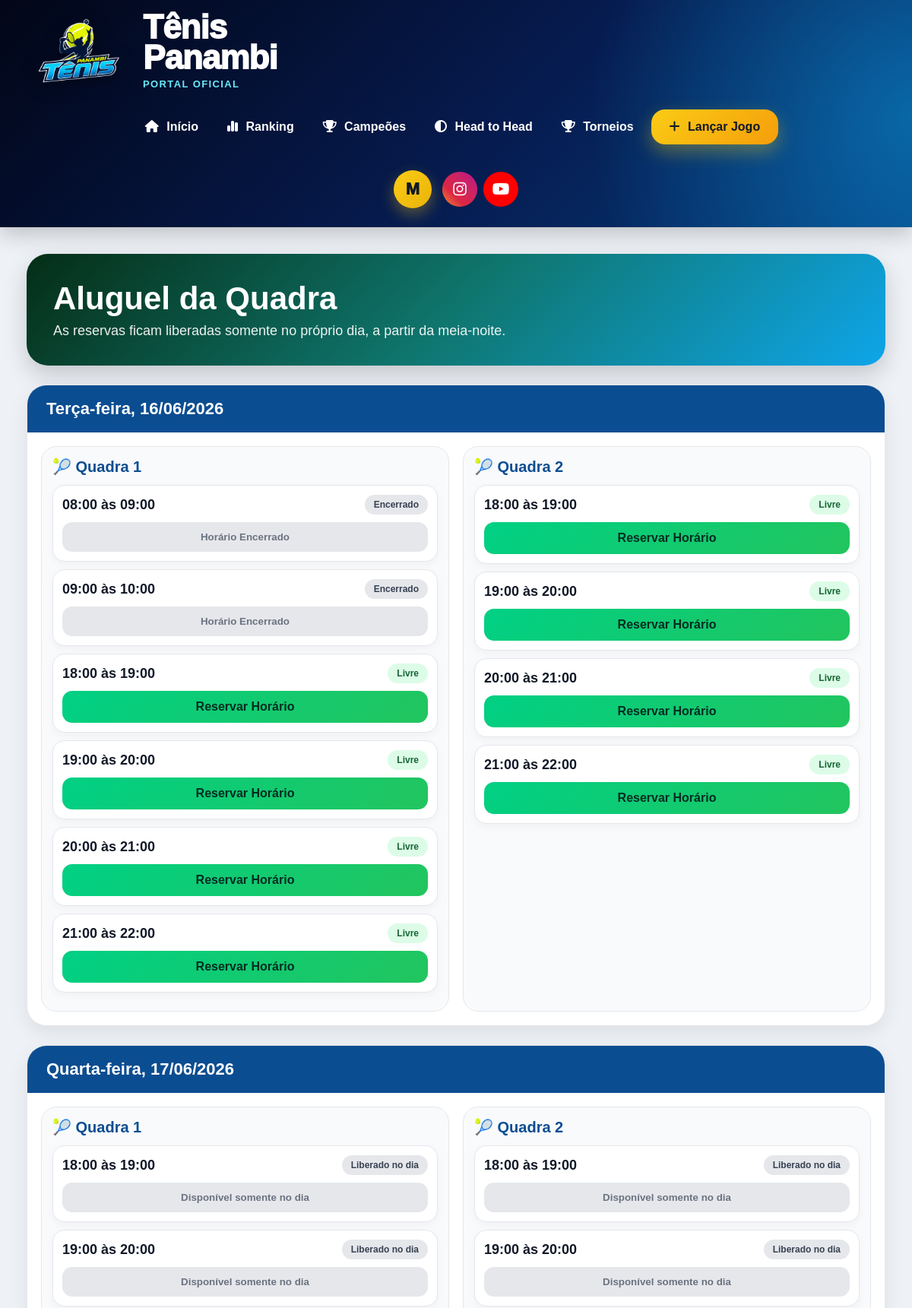
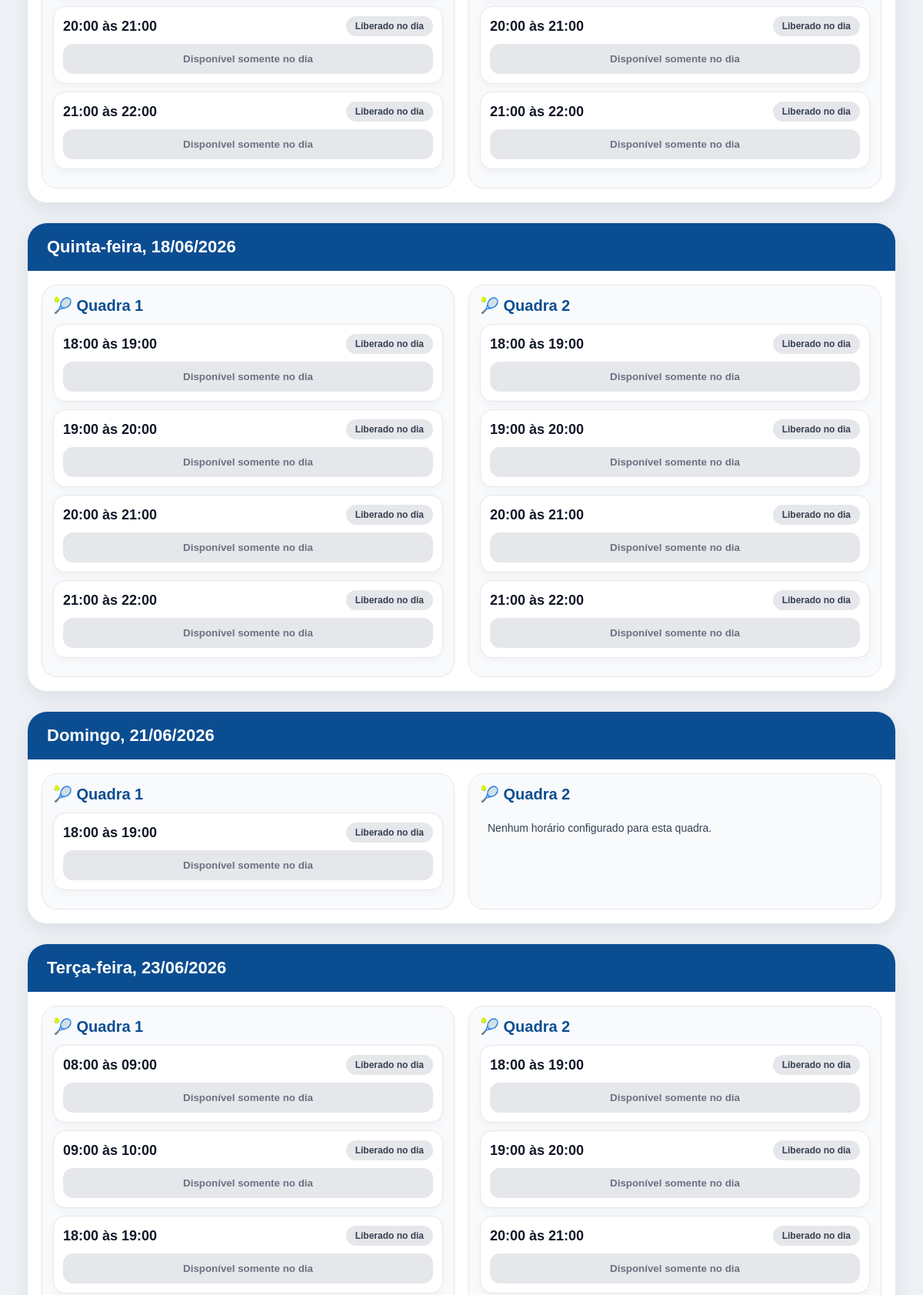
Page /quadras/ (signed in, upper part) on the committed database (2 pictures, top to bottom).
### core/models.py (models this page shows, shortened)
class Quadra(models.Model):
    nome = models.CharField(max_length=100)
    ativa = models.BooleanField(default=True)
    class Meta:
        ordering = ['nome']

class ConfiguracaoHorarioQuadra(models.Model):
    DIAS_SEMANA = [
        (0, 'Segunda-feira'),
        (1, 'Terça-feira'),
        (2, 'Quarta-feira'),
        (3, 'Quinta-feira'),
        (4, 'Sexta-feira'),
        (5, 'Sábado'),
        (6, 'Domingo'),
    ]
    quadra = models.ForeignKey(
    Quadra,
    on_delete=models.CASCADE,
    related_name='horarios',
    null=True,
    blank=True
    )
    dia_semana = models.IntegerField(
        choices=DIAS_SEMANA
    )
    hora_inicio = models.TimeField()
    hora_fim = models.TimeField()
    ativo = models.BooleanField(default=True)
    criado_em = models.DateTimeField(auto_now_add=True)
    class Meta:
        ordering = ['quadra', 'dia_semana', 'hora_inicio']
        unique_together = [
            'quadra',
            'dia_semana',
            'hora_inicio',
            'hora_fim'
        ]

### core/views.py (the view)
# urls.py: path('quadras/', views.quadras, name='quadras'),
@login_required
def quadras(request):
    hoje = date.today()
    agora = timezone.localtime().time()
    proximos_dias = []
    quadras = Quadra.objects.filter(
        ativa=True
    ).order_by('nome')
    for i in range(0, 14):
        dia = hoje + timedelta(days=i)
        quadras_dia = []
        possui_horarios = False
        pode_reservar_dia = dia == hoje
        for quadra in quadras:
            horarios = ConfiguracaoHorarioQuadra.objects.filter(
                ativo=True,
                quadra=quadra,
                dia_semana=dia.weekday()
            ).order_by('hora_inicio')
            reservas = ReservaQuadra.objects.filter(
                data=dia,
                status='AGENDADA'
            )
            lista_horarios = []
            for horario in horarios:
                reserva = reservas.filter(
                    horario=horario
                ).first()
                horario_passado = False
                if dia == hoje and horario.hora_inicio <= agora:
                    horario_passado = True
                lista_horarios.append({
                    'horario': horario,
                    'reserva': reserva,
                    'horario_passado': horario_passado,
                    'pode_reservar': pode_reservar_dia and not horario_passado,
                })
            if lista_horarios:
                possui_horarios = True
            quadras_dia.append({
                'quadra': quadra,
                'horarios': lista_horarios,
            })
        if possui_horarios:
            proximos_dias.append({
                'data': dia,
                'quadras': quadras_dia,
                'pode_reservar': pode_reservar_dia,
            })
    return render(
        request,
        'quadras/index.html',
        {
            'proximos_dias': proximos_dias
        }
    )

### core/templates/quadras/index.html (shortened to what this page needs)
{% extends 'base/base.html' %}
{% block content %}
<div class="quadra-container">
    <div class="quadra-hero">
        <h1>Aluguel da Quadra</h1>
        <p>As reservas ficam liberadas somente no próprio dia, a partir da meia-noite.</p>
    </div>
    {% if proximos_dias %}
        {% for dia in proximos_dias %}
            <div class="dia-card">
                <div class="dia-topo">
                    {{ dia.data|date:"l, d/m/Y" }}
                </div>
                <div class="quadras-grid">
                    {% for q in dia.quadras %}
                        <div class="quadra-bloco">
                            <div class="quadra-titulo">
                                🎾 {{ q.quadra.nome }}
                            </div>
                            {% for item in q.horarios %}
                                <div class="horario-linha">
                                    <div class="horario-topo">
                                        <div class="horario-hora">
                                            {{ item.horario.hora_inicio|time:"H:i" }}
                                            às
                                            {{ item.horario.hora_fim|time:"H:i" }}
                                        </div>
                                        {% if item.reserva and item.reserva.checkin_realizado %}
                                            <div class="status-checkin">
                                                Check-in
                                            </div>
                                        {% elif item.horario_passado %}
                                            <div class="status-bloqueado">
                                                Encerrado
                                            </div>
                                        {% elif item.reserva %}
                                            <div class="status-reservado">
                                                Reservado
                                            </div>
                                        {% else %}
                                            {% if item.pode_reservar %}
                                                <div class="status-livre">
                                                    Livre
                                                </div>
                                            {% else %}
                                                <div class="status-bloqueado">
                                                    Liberado no dia
                                                </div>
                                            {% endif %}
                                        {% endif %}
                                    </div>
                                    {% if item.reserva %}
                                        <div class="reserva-info">
                                            <strong>Reservado por:</strong><br>
                                            {{ item.reserva.reservado_por.nome }}
                                        </div>
                                        <div class="reserva-info">
                                            <strong>Jogadores:</strong><br>
                                            {{ item.reserva.jogadores|linebreaksbr }}
                                        </div>
                                        {% if item.reserva.checkin_realizado %}
    <div class="reserva-info">
        ✅ Check-in realizado
        <br>
        {{ item.reserva.checkin_data_hora|date:"d/m/Y H:i" }}
    </div>
    {% if item.reserva.checkin_distancia_metros %}
        <div class="reserva-info">
            📍 Distância registrada:
            {{ item.reserva.checkin_distancia_metros|floatformat:0 }} metros
        </div>
    {% endif %}
{% else %}
    <div class="reserva-info">
        ⏳ Check-in pendente
    </div>
{% endif %}
                                        {% if item.reserva.reservado_por.usuario == request.user and not item.reserva.checkin_realizado %}
                                            <button
                                                type="button"
                                                class="btn-checkin"
                                                onclick="fazerCheckin('{{ item.reserva.id }}')"
                                            >
                                                Fazer Check-in
                                            </button>
                                        {% endif %}
                                        {% if item.reserva.reservado_por.usuario == request.user or request.user.is_staff %}
                                            <a
                                                href="/quadras/cancelar/{{ item.reserva.id }}/"
                                                class="btn-cancelar"
                                                onclick="return confirm('Tem certeza que deseja cancelar esta reserva?')"
                                            >
                                                Cancelar Reserva
                                            </a>
                                        {% endif %}
                                    {% else %}
                                        {% if item.horario_passado %}
                                            <button class="btn-bloqueado" disabled>
                                                Horário Encerrado
                                            </button>
                                        {% elif item.pode_reservar %}
                                            <a
                                                href="/quadras/reservar/{{ item.horario.id }}/?data={{ dia.data|date:'Y-m-d' }}"
                                                class="btn-reservar"
                                            >
                                                Reservar Horário
                                            </a>
                                        {% else %}
                                            <button class="btn-bloqueado" disabled>
                                                Disponível somente no dia
                                            </button>
                                        {% endif %}
                                    {% endif %}
                                </div>
                            {% empty %}
                                <div class="reserva-info">
                                    Nenhum horário configurado para esta quadra.
                                </div>
                            {% endfor %}
                        </div>
                    {% endfor %}
                </div>
            </div>
        {% endfor %}
    {% else %}
        <div class="vazio">
            Nenhum horário disponível no momento.
        </div>
    {% endif %}
</div>
{% endblock %}

### core/templates/base/base.html (shortened to what this page needs)
{% load static %}
<!DOCTYPE html>
<html lang="pt-br">
<head>
    <link rel="stylesheet"
          href="https://cdnjs.cloudflare.com/ajax/libs/font-awesome/6.5.1/css/all.min.css">
</head>
<body>
<header class="topo">
    <div class="logo-area">
        <img src="{% static 'img/logo.png' %}" alt="Tênis Panambi">
        <div>
            <div class="titulo-site">
                Tênis<br>Panambi
            </div>
            <div class="subtitulo-site">
                Portal Oficial
            </div>
        </div>
    </div>
    <nav class="menu">
        <a href="/">
            <i class="fa-solid fa-house"></i> Início
        </a>
        <a href="/ranking/">
            <i class="fa-solid fa-chart-simple"></i> Ranking
        </a>
        <a href="/mural-campeoes/">
            <i class="fa-solid fa-trophy"></i> Campeões
        </a>
        <a href="/head-to-head/">
            <i class="fa-solid fa-circle-half-stroke"></i> Head to Head
        </a>
        <a href="/torneios-historico/">
    <i class="fa-solid fa-trophy"></i> Torneios
</a>
        {% if user.is_authenticated %}
            <a href="/lancar-jogo/" class="btn-lancar">
                <i class="fa-solid fa-plus"></i> Lançar Jogo
            </a>
        {% endif %}
    </nav>
    <div class="acoes-topo">
        {% if user.is_authenticated %}
            <div class="usuario-dropdown">
               <a href="#" class="usuario">
    {{ user.username|first|upper }}
</a>
            </div>
        {% endif %}
        <div class="social-topo">
            <a
                href="https://instagram.com/tenispanambi"
                target="_blank"
                class="social-link instagram"
            >
                <i class="fab fa-instagram"></i>
            </a>
            <a
                href="https://youtube.com/@tenispanambi"
                target="_blank"
                class="social-link youtube"
            >
                <i class="fab fa-youtube"></i>
            </a>
        </div>
    </div>
</header>
<div class="conteudo">
    {% block content %}
    {% endblock %}
</div>
</body>
</html>

### core/templates/base/base.html (style rules this page uses)
* { margin:0; padding:0; box-sizing:border-box; font-family:Arial, Helvetica, sans-serif; }
body { background:#eef2f7; overflow-x:hidden; }
.topo { background: radial-gradient(circle at right, rgba(14,165,233,.45), transparent 35%), linear-gradient(135deg,#020617 0%,#061b4f 55%,#053b7a 100%); padding:16px 34px; display:grid; grid-template-columns:auto 1fr auto; align-items:center; gap:26px; box-shadow:0 8px 28px rgba(0,0,0,.22); border-bottom:1px solid rgba(255,255,255,.08); position:relative; }
.logo-area { display:flex; align-items:center; gap:16px; min-width:320px; }
.logo-area img { height:92px; width:auto; object-fit:contain; filter:drop-shadow(0 5px 12px rgba(0,0,0,.35)); }
.titulo-site { color:white; font-size:44px; font-weight:1000; line-height:.90; letter-spacing:-1px; }
.subtitulo-site { color:#67e8f9; font-size:13px; margin-top:8px; font-weight:900; text-transform:uppercase; letter-spacing:1.4px; }
.menu { display:flex; align-items:center; justify-content:center; gap:8px; flex-wrap:wrap; }
.menu a { color:white; text-decoration:none; font-weight:900; font-size:16px; white-space:nowrap; transition:.2s; padding:12px 15px; border-radius:14px; }
.menu a i { margin-right:6px; }
.btn-lancar { background:linear-gradient(135deg,#facc15,#f59e0b) !important; color:#111827 !important; padding:14px 24px !important; border-radius:18px !important; font-weight:1000; font-size:15px; border:none; box-shadow:0 10px 24px rgba(250,204,21,.35); transition:.25s; }
.acoes-topo { display:flex; align-items:center; justify-content:flex-end; gap:14px; flex-wrap:nowrap; }
.usuario-dropdown { position:relative; display:inline-block; padding:8px 0; }
.usuario-dropdown::after { content:''; position:absolute; left:0; right:0; top:38px; height:18px; }
.usuario { width:50px; height:50px; border-radius:50%; display:flex; align-items:center; justify-content:center; background:linear-gradient( 135deg, #facc15, #eab308 ); color:#111827 !important; font-size:22px; font-weight:1000; text-decoration:none; box-shadow:0 8px 20px rgba(250,204,21,.35); transition:.25s; }
.social-topo { display:flex; align-items:center; gap:8px; }
.social-link { width:46px; height:46px; border-radius:50%; display:flex; align-items:center; justify-content:center; color:white !important; font-size:20px; text-decoration:none; transition:.25s; padding:0 !important; }
.instagram { background:linear-gradient(45deg,#f09433,#dc2743,#cc2366,#bc1888); }
.youtube { background:#ff0000; }
.conteudo { padding:35px; }
img { max-width:100%; }
@media (max-width:1350px) { .topo { grid-template-columns:1fr auto; } }
@media (max-width:1350px) { .menu { grid-column:1 / -1; justify-content:center; } }
@media (max-width:1350px) { .acoes-topo { grid-column:1 / -1; justify-content:center; } }
@media (max-width:1350px) { .logo-area { min-width:0; } }

### rows in the picture
Quadra: quadra.nome "Quadra 1"
ConfiguracaoHorarioQuadra: horario.hora_inicio "08:00", horario.hora_fim "09:00", shows "Encerrado", shows "Horário Encerrado", shows "Liberado no dia"
ConfiguracaoHorarioQuadra: horario.hora_inicio "09:00", horario.hora_fim "10:00", shows "Encerrado", shows "Horário Encerrado", shows "Liberado no dia"
ConfiguracaoHorarioQuadra: horario.hora_inicio "18:00", horario.hora_fim "19:00", shows "Livre", shows "Disponível somente no dia"
ConfiguracaoHorarioQuadra: horario.hora_inicio "19:00", horario.hora_fim "20:00", shows "Livre"
ConfiguracaoHorarioQuadra: horario.hora_inicio "20:00", horario.hora_fim "21:00", shows "Livre"
ConfiguracaoHorarioQuadra: horario.hora_inicio "21:00", horario.hora_fim "22:00", shows "Livre"
Quadra: quadra.nome "Quadra 2"
ConfiguracaoHorarioQuadra: horario.hora_inicio "18:00", horario.hora_fim "19:00", shows "Livre", shows "Disponível somente no dia"
ConfiguracaoHorarioQuadra: horario.hora_inicio "19:00", horario.hora_fim "20:00", shows "Livre", shows "Disponível somente no dia"
ConfiguracaoHorarioQuadra: horario.hora_inicio "20:00", horario.hora_fim "21:00", shows "Livre", shows "Disponível somente no dia"
ConfiguracaoHorarioQuadra: horario.hora_inicio "21:00", horario.hora_fim "22:00", shows "Livre"
ConfiguracaoHorarioQuadra: horario.hora_inicio "18:00", horario.hora_fim "19:00", shows "Liberado no dia", shows "Disponível somente no dia"
ConfiguracaoHorarioQuadra: horario.hora_inicio "19:00", horario.hora_fim "20:00", shows "Liberado no dia", shows "Disponível somente no dia"
ConfiguracaoHorarioQuadra: horario.hora_inicio "20:00", horario.hora_fim "21:00", shows "Liberado no dia", shows "Disponível somente no dia"
ConfiguracaoHorarioQuadra: horario.hora_inicio "21:00", horario.hora_fim "22:00", shows "Liberado no dia", shows "Disponível somente no dia"
ConfiguracaoHorarioQuadra: horario.hora_inicio "18:00", horario.hora_fim "19:00", shows "Liberado no dia", shows "Disponível somente no dia"
ConfiguracaoHorarioQuadra: horario.hora_inicio "19:00", horario.hora_fim "20:00", shows "Liberado no dia", shows "Disponível somente no dia"
ConfiguracaoHorarioQuadra: horario.hora_inicio "20:00", horario.hora_fim "21:00", shows "Liberado no dia", shows "Disponível somente no dia"
ConfiguracaoHorarioQuadra: horario.hora_inicio "21:00", horario.hora_fim "22:00", shows "Liberado no dia", shows "Disponível somente no dia"
ConfiguracaoHorarioQuadra: horario.hora_inicio "18:00", horario.hora_fim "19:00", shows "Liberado no dia", shows "Disponível somente no dia"
ConfiguracaoHorarioQuadra: horario.hora_inicio "19:00", horario.hora_fim "20:00", shows "Liberado no dia", shows "Disponível somente no dia"
ConfiguracaoHorarioQuadra: horario.hora_inicio "20:00", horario.hora_fim "21:00", shows "Liberado no dia", shows "Disponível somente no dia"
ConfiguracaoHorarioQuadra: horario.hora_inicio "21:00", horario.hora_fim "22:00", shows "Liberado no dia", shows "Disponível somente no dia"
ConfiguracaoHorarioQuadra: horario.hora_inicio "18:00", horario.hora_fim "19:00", shows "Liberado no dia", shows "Disponível somente no dia"
ConfiguracaoHorarioQuadra: horario.hora_inicio "19:00", horario.hora_fim "20:00", shows "Liberado no dia", shows "Disponível somente no dia"
ConfiguracaoHorarioQuadra: horario.hora_inicio "20:00", horario.hora_fim "21:00", shows "Liberado no dia", shows "Disponível somente no dia"
ConfiguracaoHorarioQuadra: horario.hora_inicio "21:00", horario.hora_fim "22:00", shows "Liberado no dia", shows "Disponível somente no dia"
ConfiguracaoHorarioQuadra: horario.hora_inicio "18:00", horario.hora_fim "19:00", shows "Liberado no dia", shows "Disponível somente no dia"

### other values in the picture
{{ user.username|first|upper }} "M"
{{ dia.data|date:"l, d/m/Y" }} "Terça-feira, 16/06/2026" "Quarta-feira, 17/06/2026" "Quinta-feira, 18/06/2026" "Domingo, 21/06/2026" "Terça-feira, 23/06/2026"
